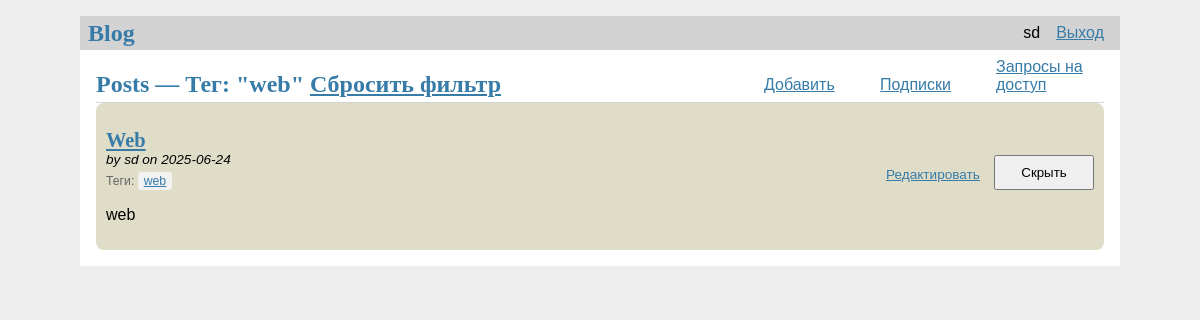
/tag/web (signed in), run on the app's committed database.
### tables this page shows
CREATE TABLE user
(
    id       INTEGER PRIMARY KEY AUTOINCREMENT,
    username TEXT UNIQUE NOT NULL,
    password TEXT        NOT NULL
);

CREATE TABLE post
(
    id         INTEGER PRIMARY KEY AUTOINCREMENT,
    author_id  INTEGER   NOT NULL,
    created    TIMESTAMP NOT NULL DEFAULT CURRENT_TIMESTAMP,
    title      TEXT      NOT NULL,
    body       TEXT      NOT NULL,
    is_private INTEGER            DEFAULT 0,
    FOREIGN KEY (author_id) REFERENCES user (id)
);

CREATE TABLE tag (
  id INTEGER PRIMARY KEY AUTOINCREMENT,
  name TEXT UNIQUE NOT NULL
);

### blog/blog.py (the view)
@bp.route('/tag/<tag_name>')
@login_required
def posts_by_tag(tag_name):
    db = get_db()
    posts = db.execute(
        '''
        SELECT p.id, p.is_private, p.title, p.body, p.created, p.author_id, u.username
        FROM post p
        JOIN user u ON p.author_id = u.id
        JOIN post_tag pt ON pt.post_id = p.id
        JOIN tag t ON pt.tag_id = t.id
        WHERE t.name = ?
        ORDER BY p.created DESC
        ''',
        (tag_name,)
    ).fetchall()
    followers = db.execute(
        'SELECT followed_id FROM follower WHERE follower_id = ?',
        (g.user['id'],)
    ).fetchall()
    following_ids = {f['followed_id'] for f in followers}
    access_request_list = db.execute(
        'SELECT user_requesting, post_id, status FROM access_request WHERE user_requesting = ?',
        (g.user['id'],)
    ).fetchall()
    access_dict = {
        (r['user_requesting'], r['post_id']): r['status']
        for r in access_request_list
    }
    post_ids = [post['id'] for post in posts]
    tags_dict = {}
    if post_ids:
        tags = db.execute(
            '''SELECT pt.post_id, t.name
               FROM post_tag pt
               JOIN tag t ON pt.tag_id = t.id
               WHERE pt.post_id IN ({seq})'''.format(seq=','.join('?' * len(post_ids))),
            post_ids
        ).fetchall()
        for tag in tags:
            tags_dict.setdefault(tag['post_id'], []).append(tag['name'])
    return render_template(
        'blog/index.html',
        posts=posts,
        follower=following_ids,
        access_dict=access_dict,
        tags_dict=tags_dict,
        current_tag=tag_name  # можно использовать в заголовке
    )

### blog/auth.py (called while the page is built)
@bp.before_app_request
def load_logged_in_user():
    user_id = session.get('user_id')
    if user_id is None:
        g.user = None
    else:
        g.user = get_db().execute(
            'SELECT * FROM user WHERE id = ?', (user_id,)
        ).fetchone()

def login_required(view):
    @functools.wraps(view)
    def wrapper_view(**kwargs):
        if g.user is None:
            return redirect(url_for('auth.login'))
        return view(**kwargs)
    return wrapper_view

### blog/db.py (called while the page is built)
def get_db():
    if 'db' not in g:
        g.db = sqlite3.connect(
            current_app.config['DATABASE'],
            detect_types=sqlite3.PARSE_DECLTYPES
        )
        g.db.row_factory = sqlite3.Row
    return g.db

### blog/templates/blog/index.html (shortened to what this page needs)
{% extends 'base.html' %}
{% block header %}
    <h1>
    {% block title %} Posts {% endblock %}
    {% if current_tag %}
        — Тег: "{{ current_tag }}"
        <a href="{{ url_for('blog.index') }}">Сбросить фильтр</a>
    {% endif %}
    </h1>
    {% if g.user %}
        <a class="action" href="{{ url_for('blog.create') }}">Добавить</a>
        <a class="action" href="{{ url_for('blog.subscriptions') }}">Подписки</a>
        <a class="action" href="{{ url_for('blog.access_requests') }}">Запросы на доступ</a>
    {% endif %}
{% endblock %}
{% block content %}
    {% for post in posts %}
        <article class="post">
            <header>
                <div>
                    {% set key = (g.user['id'], post['id']) %}
                    {% set access_status = access_dict.get(key) %}
                    {% if post['author_id'] == g.user['id'] or access_status == 1 %}
                        <h1><a href="{{ url_for('blog.post_detail', id=post['id']) }}">{{ post['title'] }}</a></h1>
                    {% else %}
                        {% if post.is_private %}
                            <h1>{{ post['title'] }}</h1>
                        {% else %}
                            <h1><a href="{{ url_for('blog.post_detail', id=post['id']) }}">{{ post['title'] }}</a></h1>
                        {% endif %}
                    {% endif %}
                    <div class="about">by {{ post['username'] }} on {{ post['created'].strftime('%Y-%m-%d') }}</div>
                    {% set tags = tags_dict.get(post['id'], []) %}
                    {% if tags %}
                        <div class="tags">
                            Теги:
                            {% for tag in tags %}
                                <a class="tag" href="{{ url_for('blog.posts_by_tag', tag_name=tag) }}">{{ tag }}</a>
                            {% endfor %}
                        </div>
                    {% endif %}
                </div>
                {% if g.user['id'] == post['author_id'] %}
                    <a class="action" href="{{ url_for('blog.update', id=post['id']) }}">Редактировать</a>
                    {% if post.is_private %}
                        <button class="action" onclick="hidePost({{ post.id }}, 0)">Показать</button>
                    {% else %}
                        <button class="action" onclick="hidePost({{ post.id }}, 1)">Скрыть</button>
                    {% endif %}
                {% else %}
                    {% if post['author_id'] not in follower %}
                        <a class="action" href="{{ url_for('blog.subscribe', author_id=post['author_id']) }}">Подписаться</a>
                    {% else %}
                        <a class="action" href="{{ url_for('blog.unsubscribe', author_id=post['author_id']) }}">Отписаться</a>
                    {% endif %}
                {% endif %}
            </header>
            {% if post['author_id'] == g.user['id'] or access_status == 1 %}
                <p class="body">{{ post['body'][:300] + '...' if post['body']|length > 300 else post['body'] }}</p>
            {% endif %}
        </article>
    {% endfor %}
{% endblock %}

### blog/templates/base.html (shortened to what this page needs)
<!doctype html>
<link rel="stylesheet" href="{{ url_for('static', filename='style.css') }}">
<nav>
    <h1>Blog</h1>
    <ul>
        {% if g.user %}
            <li><span>{{ g.user['username'] }}</span>
            <li><a href="{{ url_for('auth.logout') }}">Выход</a>
                {% else %}
            <li><a href="{{ url_for('auth.register') }}">Регистрация</a>
            <li><a href="{{ url_for('auth.login') }}">Вход</a>
        {% endif %}
    </ul>
</nav>
<section class="content">
    <header>
        {% block header %}{% endblock %}
    </header>
    {% block content %}{% endblock %}
</section>

### blog/static/style.css (style rules this page uses)
h1 { font-family: serif; color: #377ba8; margin: 1rem 0; }
a { color: #377ba8; }
nav { background: lightgray; display: flex; align-items: center; padding: 0 0.5rem; }
nav h1 { flex: auto; margin: 0; }
nav ul { display: flex; list-style: none; margin: 0; padding: 0; }
nav ul li a, nav ul li span, header .action { display: block; padding: 0.5rem; }
.action { width: 100px }
.content { padding: 0 1rem 1rem; }
.content > header { border-bottom: 1px solid lightgray; display: flex; align-items: flex-end; }
.content > header h1 { flex: auto; margin: 1rem 0 0.25rem 0; }
.post { background: #dfddc8; border-radius: 8px; padding: 10px; }
.post > header { display: flex; align-items: flex-end; font-size: 0.85em; }
.post > header > div:first-of-type { flex: auto; }
.post > header h1 { font-size: 1.5em; margin-bottom: 0; }
.post .about { color: black; font-style: italic; }
.post .body { white-space: pre-line; }
.content:last-child { margin-bottom: 0; }
.tags { margin-top: 5px; font-size: 0.9em; color: #666; }
.tag { display: inline-block; background-color: #f2f2f2; padding: 2px 6px; margin-right: 4px; border-radius: 3px; }

### data on the page
user: user.username "sd"
post: title "Web", username "sd", created "2025-06-24", body "web"
tag: name "web"

### other printed values
{{ current_tag }} "web"
